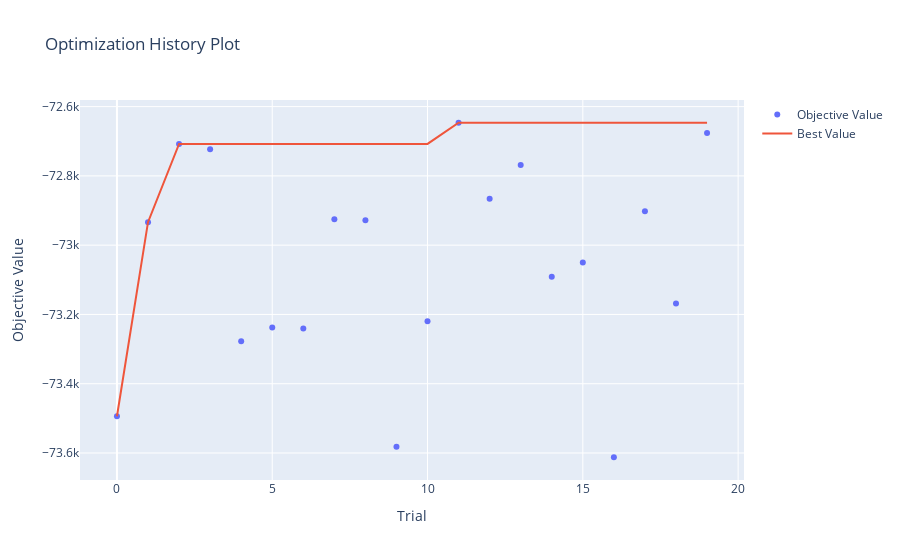
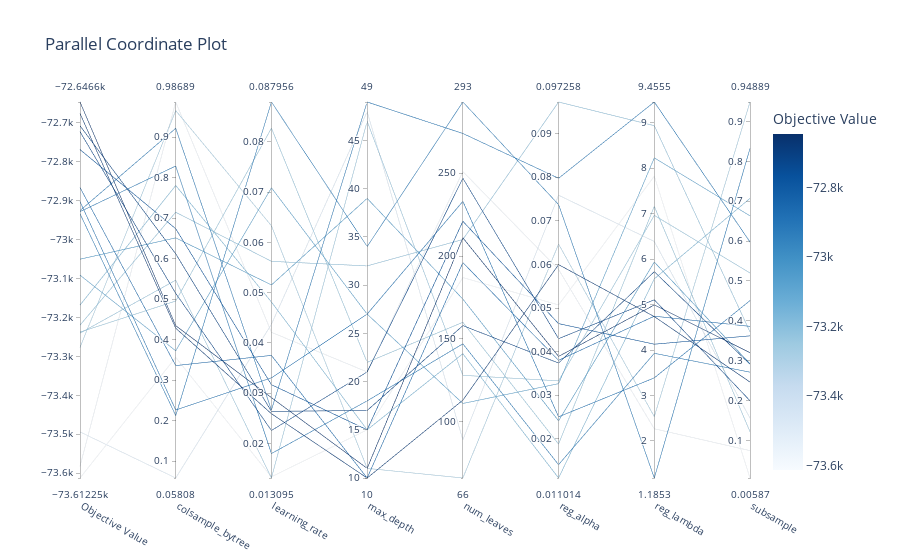
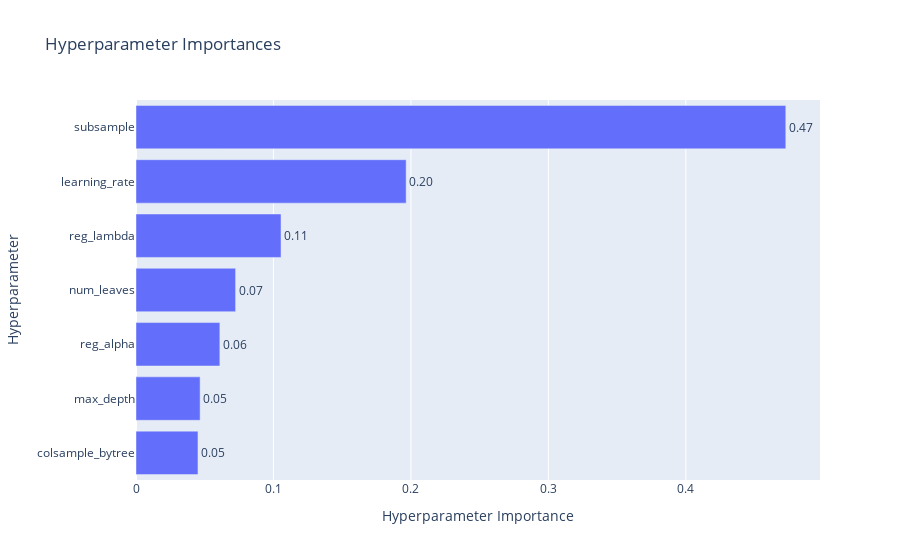

Notebook source saved alongside these figures, in order:
### Code cell
n_trials = 20
random_state = 42
kfold = 10

# Define the study name and storage path (local SQLite database file)
study_name = f"lgbm_model_base_features"
storage = "sqlite:///my_study.db"

study = execute_optuna(
    n_trials=n_trials, random_state=random_state, study_name=study_name
)

# Load the existing study
study = optuna.load_study(study_name=study_name, storage=storage)

### Figure 1 — Plotly figure (JSON) as saved in the notebook; plotly's stock layout.template omitted (floating-point values rounded to 4 significant figures)
{"data": [{"mode": "markers", "name": "Objective Value", "type": "scatter", "x": [0, 1, 2, 3, 4, 5, 6, 7, 8, 9, 10, 11, 12, 13, 14, 15, 16, 17, 18, 19], "y": [-73490.0, -72930.0, -72710.0, -72720.0, -73280.0, -73240.0, -73240.0, -72930.0, -72930.0, -73580.0, -73220.0, -72650.0, -72870.0, -72770.0, -73090.0, -73050.0, -73610.0, -72900.0, -73170.0, -72680.0]}, {"mode": "lines", "name": "Best Value", "type": "scatter", "x": [0, 1, 2, 3, 4, 5, 6, 7, 8, 9, 10, 11, 12, 13, 14, 15, 16, 17, 18, 19], "y": [-73490.0, -72930.0, -72710.0, -72710.0, -72710.0, -72710.0, -72710.0, -72710.0, -72710.0, -72710.0, -72710.0, -72650.0, -72650.0, -72650.0, -72650.0, -72650.0, -72650.0, -72650.0, -72650.0, -72650.0]}, {"marker": {"color": "#cccccc"}, "mode": "markers", "name": "Infeasible Trial", "showlegend": false, "type": "scatter", "x": [], "y": []}], "layout": {"title": {"text": "Optimization History Plot"}, "xaxis": {"title": {"text": "Trial"}}, "yaxis": {"title": {"text": "Objective Value"}}}}

### Figure 2 — Plotly figure (JSON) as saved in the notebook; plotly's stock layout.template omitted (floating-point values rounded to 4 significant figures)
{"data": [{"dimensions": [{"label": "Objective Value", "range": [-73610.0, -72650.0], "values": [-73490.0, -72930.0, -72710.0, -72720.0, -73280.0, -73240.0, -73240.0, -72930.0, -72930.0, -73580.0, -73220.0, -72650.0, -72870.0, -72770.0, -73090.0, -73050.0, -73610.0, -72900.0, -73170.0, -72680.0]}, {"label": "colsample_bytree", "range": [0.05808, 0.9869], "values": [0.05808, 0.2123, 0.6119, 0.5142, 0.9656, 0.4952, 0.5467, 0.9219, 0.8287, 0.9869, 0.7146, 0.4344, 0.3358, 0.6739, 0.3723, 0.6512, 0.3561, 0.226, 0.7806, 0.4281]}, {"label": "learning_rate", "range": [0.01309, 0.08796], "values": [0.04371, 0.08796, 0.02636, 0.02255, 0.06332, 0.08276, 0.01309, 0.02664, 0.01796, 0.04211, 0.05623, 0.0291, 0.0375, 0.03167, 0.07087, 0.05153, 0.01333, 0.03304, 0.04814, 0.02589]}, {"label": "max_depth", "range": [10, 49], "values": [48, 34, 17, 21, 11, 22, 47, 49, 18, 21, 32, 11, 10, 15, 27, 39, 15, 27, 15, 10]}, {"label": "num_leaves", "range": [66, 293], "values": [89, 293, 158, 247, 66, 160, 128, 274, 147, 251, 210, 211, 196, 221, 111, 174, 187, 233, 141, 113]}, {"label": "reg_alpha", "range": [0.01101, 0.09726], "values": [0.07588, 0.07373, 0.03738, 0.04297, 0.06468, 0.01879, 0.03329, 0.07976, 0.01407, 0.05884, 0.09726, 0.03889, 0.038, 0.04642, 0.03265, 0.02412, 0.05071, 0.02505, 0.01101, 0.05995]}, {"label": "reg_lambda", "range": [1.185, 9.455], "values": [6.388, 1.185, 5.723, 5.105, 2.535, 7.158, 6.963, 9.455, 3.928, 2.268, 8.935, 4.991, 4.744, 4.129, 8.226, 5.935, 7.824, 3.387, 5.565, 4.736]}, {"label": "subsample", "range": [0.005874, 0.9489], "values": [0.156, 0.8324, 0.2912, 0.1997, 0.9489, 0.122, 0.5201, 0.5979, 0.2713, 0.07455, 0.3724, 0.3203, 0.3861, 0.3624, 0.6634, 0.2925, 0.005874, 0.4508, 0.7072, 0.2465]}], "labelangle": 30, "labelside": "bottom", "line": {"color": [-73490.0, -72930.0, -72710.0, -72720.0, -73280.0, -73240.0, -73240.0, -72930.0, -72930.0, -73580.0, -73220.0, -72650.0, -72870.0, -72770.0, -73090.0, -73050.0, -73610.0, -72900.0, -73170.0, -72680.0], "colorbar": {"title": {"text": "Objective Value"}}, "colorscale": [[0, "rgb(247,251,255)"], [0.125, "rgb(222,235,247)"], [0.25, "rgb(198,219,239)"], [0.375, "rgb(158,202,225)"], [0.5, "rgb(107,174,214)"], [0.625, "rgb(66,146,198)"], [0.75, "rgb(33,113,181)"], [0.875, "rgb(8,81,156)"], [1, "rgb(8,48,107)"]], "reversescale": false, "showscale": true}, "type": "parcoords"}], "layout": {"title": {"text": "Parallel Coordinate Plot"}}}

### Figure 3 — Plotly figure (JSON) as saved in the notebook; plotly's stock layout.template omitted (floating-point values rounded to 4 significant figures)
{"data": [{"cliponaxis": false, "hovertemplate": ["colsample_bytree (FloatDistribution): 0.045088793053848775<extra></extra>", "max_depth (IntDistribution): 0.04665093177980637<extra></extra>", "reg_alpha (FloatDistribution): 0.0610024596632582<extra></extra>", "num_leaves (IntDistribution): 0.07245955743075329<extra></extra>", "reg_lambda (FloatDistribution): 0.10550868606728463<extra></extra>", "learning_rate (FloatDistribution): 0.19654686834295754<extra></extra>", "subsample (FloatDistribution): 0.47274270366209115<extra></extra>"], "name": "Objective Value", "orientation": "h", "text": ["0.05", "0.05", "0.06", "0.07", "0.11", "0.20", "0.47"], "textposition": "outside", "type": "bar", "x": [0.04509, 0.04665, 0.061, 0.07246, 0.1055, 0.1965, 0.4727], "y": ["colsample_bytree", "max_depth", "reg_alpha", "num_leaves", "reg_lambda", "learning_rate", "subsample"]}], "layout": {"title": {"text": "Hyperparameter Importances"}, "xaxis": {"title": {"text": "Hyperparameter Importance"}}, "yaxis": {"title": {"text": "Hyperparameter"}}}}
